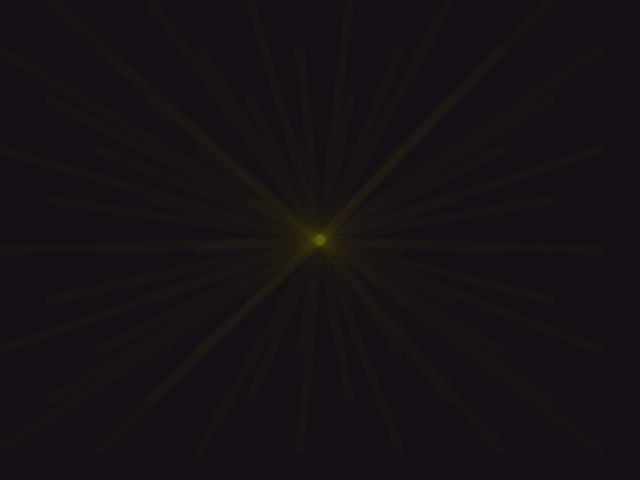
Frame 1 (no input)
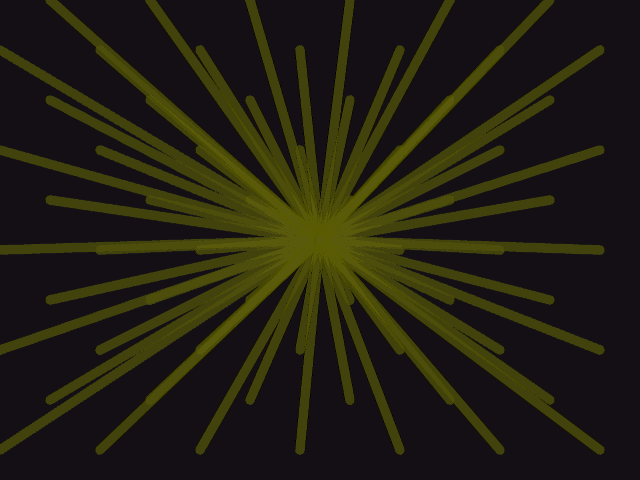
Frame 60 (no input)
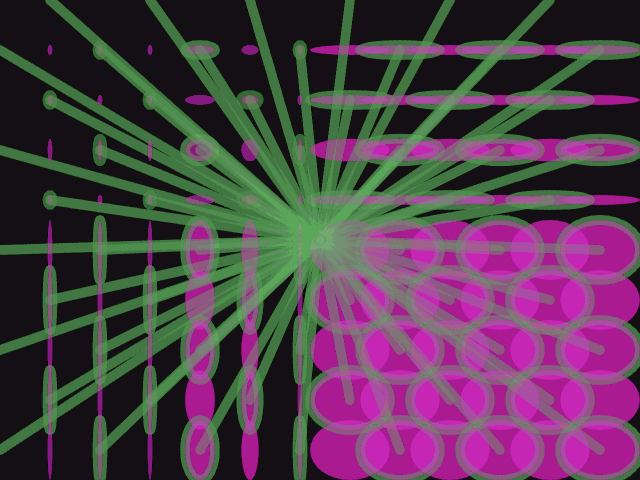
Frame 120 (the mouse pressed at the canvas centre since frame 60)

The p5.js sketch that drew these frames (run headless with seeded random() and noise() and a simulated clock; from frame 60 on, the mouse is pressed at the canvas centre):

// p5.js sketch
// ── sketch.js
var w = 640;
var h = 480;

function setup() {
  createCanvas(w, h);
  background(20, 15, 20);
}

function draw() {
  background(20, 15, 20, 5);
  for(var i = 0; i < w; i+=50){
  	for(var j = 0; j< h; j+=50){
  		strokeWeight((i+j)%20);
  	 	stroke(100+mouseX%155, 100+mouseY%155, ((mouseX+mouseY)%155), 10);
  	 	line(w/2, h/2, i, j);
  	 	fill(mouseY%255, mouseX%255, (200+(mouseX+mouseY)%55), 10);
  	 	ellipse(i, j, mouseX%i/4, mouseY%j/4);
  	}
  }
    
}
